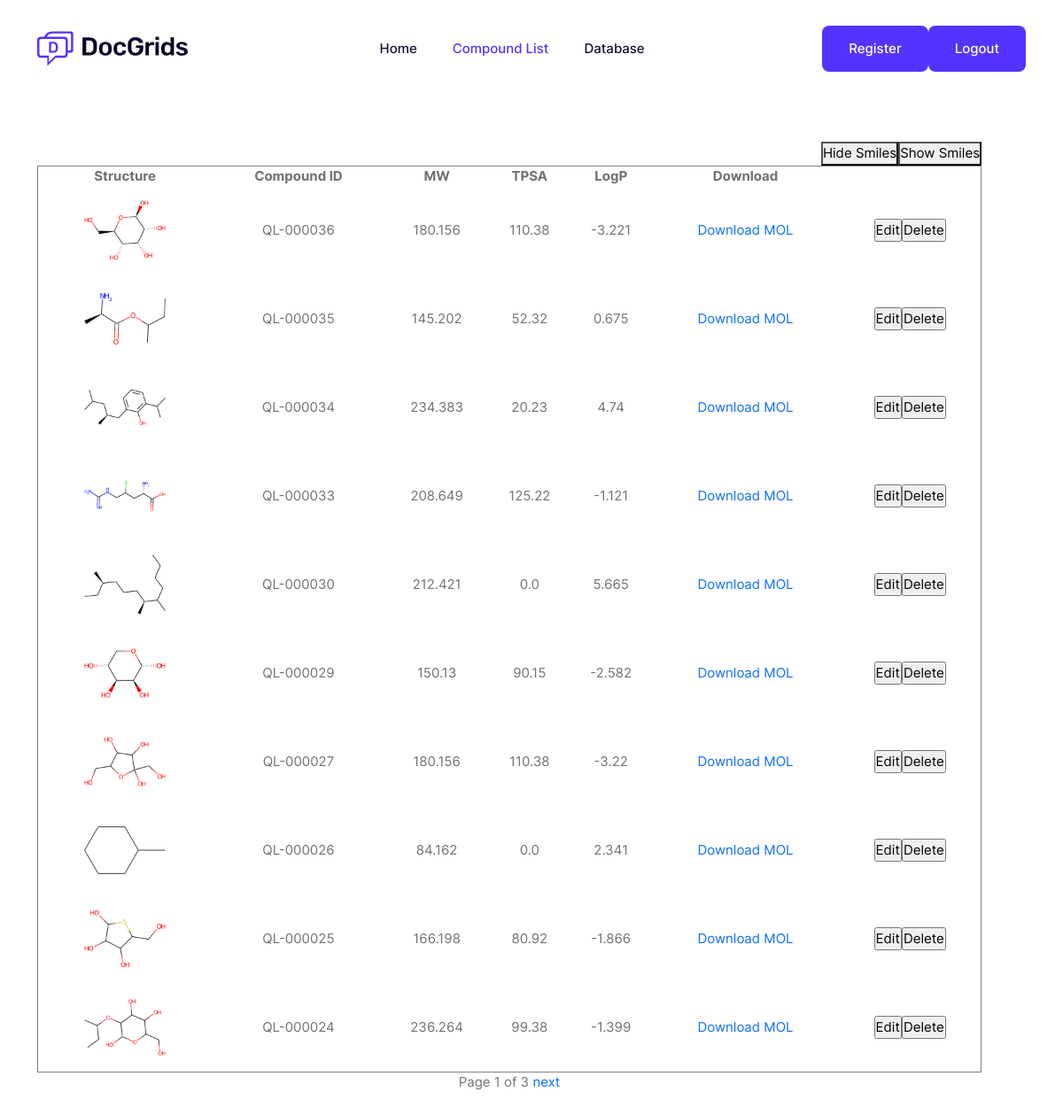
Page /compoundlist/ (signed in) on the earlier database version.
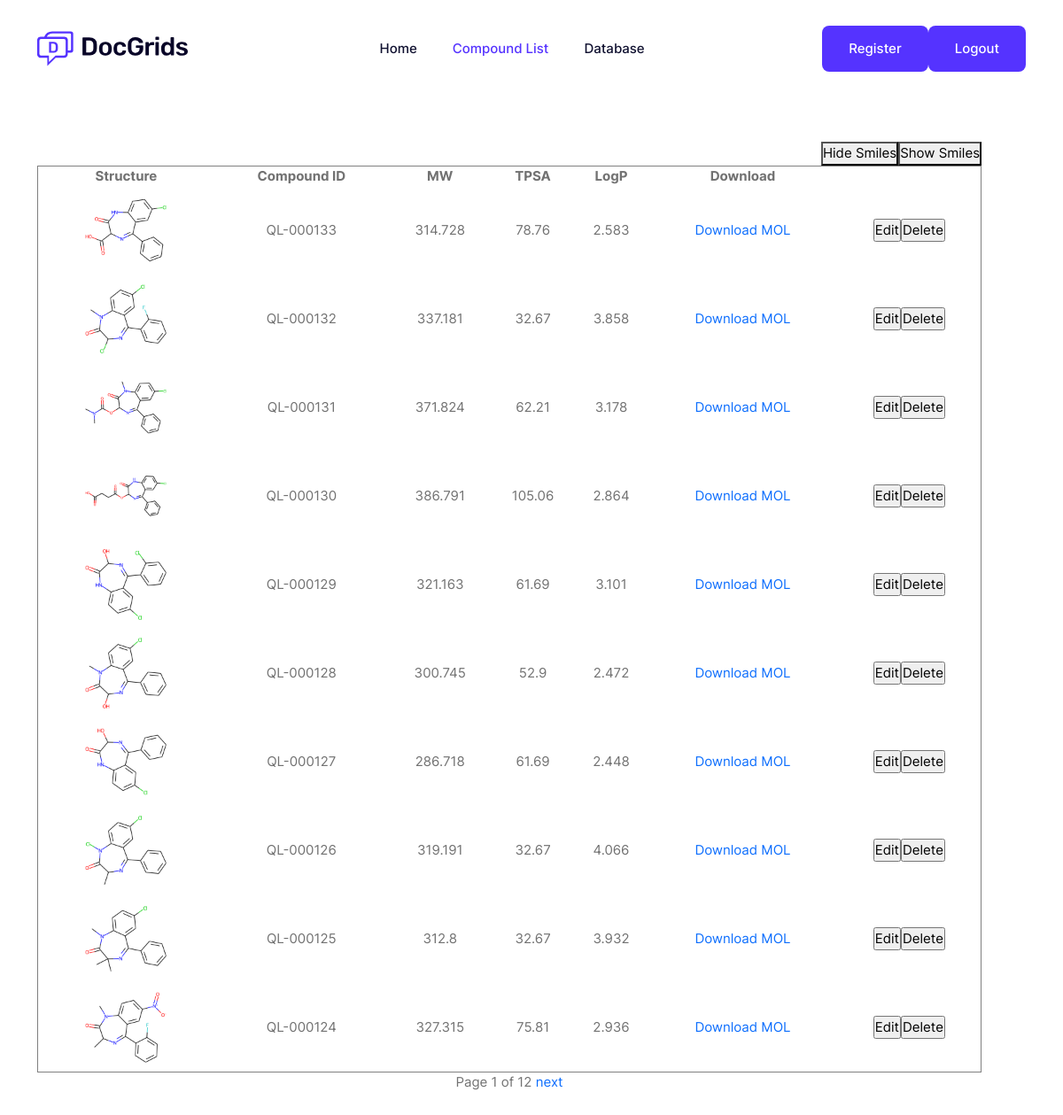
Same page on the later database version.
### mol_registration/models.py (models this page shows)
class mol_props(models.Model):
    compound_id = models.CharField(max_length=50)
    smiles = models.CharField(max_length=1000)
    mol_file = models.TextField()
    mol_file_path = models.CharField(max_length=500)
    MW = models.FloatField()
    xlogp = models.FloatField()
    TPSA = models.FloatField()
    img_file = models.CharField(max_length=500)
    fingerprint = models.TextField(default='')

### mol_registration/views.py (the view)
# urls.py: path('compoundlist/', mol_registration_view.compoundlist),
def compoundlist(request):
    if request.session.get('is_login'):
        mol_list = mol_props.objects.all().order_by('-compound_id')
        paginator = Paginator(mol_list, 10)
        page = request.GET.get('page',1)
        try:
            sublist = paginator.page(page)
        except PageNotAnInteger:
            sublist = paginator.page(1)
        except EmptyPage:
            sublist = paginator.page(paginator.num_pages)
        return render(request, "compoundlist.html", {"sublist": sublist})
    else:
        return redirect("/login/")

### register/template/compoundlist.html (shortened to what this page needs)
{% load static %}
<!DOCTYPE html>
<html class="no-js" lang="zxx">
<head>
<link rel="stylesheet" href="/static/css/bootstrap.min.css">
<link rel="stylesheet" href="/static/css/LineIcons.3.0.css">
<link rel="stylesheet" href="/static/css/animate.css">
<link rel="stylesheet" href="/static/css/tiny-slider.css">
<link rel="stylesheet" href="/static/css/main.css">
</head>
<header class="header navbar-area">
<div class="container">
<div class="row align-items-center">
<div class="col-lg-12">
<div class="nav-inner">
<nav class="navbar navbar-expand-lg">
<a class="navbar-brand" href="">
<img src="/static/picture/logo.svg" alt="Logo">
</a>
<div class="collapse navbar-collapse sub-menu-bar" id="navbarSupportedContent">
<ul id="nav" class="navbar-nav ms-auto">
<li class="nav-item">
<a href="/index" aria-label="Toggle navigation">Home</a>
</li>
<li class="nav-item">
<a href="/compoundlist" class="active" aria-label="Toggle navigation">Compound List</a>
</li>
<li class="nav-item">
<a href="/database" aria-label="Toggle navigation">Database</a>
</li>
</ul>
</div>
<div class="button">
<a href="/user_register" class="btn">Register</a>
</div>
<div class="button">
<a href="/logout" class="btn">Logout</a>
</div>
</nav>
</div>
</div>
</div>
</div>
</header>
<section class="hero-area" onLoad="javascript:document.compound_details.reset()">
<div class="container">
<div class="row align-items-center">
<div class="col-lg-12 col-md-12 col-12">
<div class="hero-content">
<div style="float: right">
<button onclick="hidesmiles()">Hide Smiles</button><button onclick="showsmiles()">Show Smiles</button>
</div>
<table name = 'compound_details' border="1" cellspacing="0" cellpadding="5" align="center" width="100%" >
	<tr style="text-align:center">
        <th>Structure</th>
		<th>Compound ID</th>
        <th>MW</th>
        <th>TPSA</th>
        <th>LogP</th>
        <th>Download</th>
	</tr>
     {%for item in sublist %}
	<tr>
            <td><img src="{{item.img_file}}" align="center"></td>
		    <td>{{item.compound_id}}</td>
            <td>{{item.MW}}</td>
            <td>{{item.TPSA}}</td>
            <td>{{item.xlogp}}</td>
            <td><a href="{{ item.mol_file_path }}">Download MOL</a></td>
            <td><a href="/edit_compound/?edit_compound_id={{item.compound_id}}"><input type="submit" value="Edit"></a><a href="/delete_compound/?delete_compound_id={{item.compound_id}}"><input type="submit" value="Delete"></a></td>
	</tr>
     {% endfor %}
</table>
<div>
    <center>
    <span style="margin:0 auto">
        <span class="current">
            Page {{ sublist.number }} of {{ sublist.paginator.num_pages }}
        </span>
        {% if sublist.has_next %}
            <a href="?page={{ sublist.next_page_number }}">next</a>
        {% endif %}
    </span>
    </center>
</div>
</div>
</div>
</div>
</div>
</section>
</body>
</html>

Differences in the rows shown:
no longer on this page (row unchanged): mol_props: img_file (picture), compound_id "QL-000036", MW "180.156", TPSA "110.38", xlogp "-3.221"
no longer on this page (row unchanged): mol_props: img_file (picture), compound_id "QL-000035", MW "145.202", TPSA "52.32", xlogp "0.675"
no longer on this page (row unchanged): mol_props: img_file (picture), compound_id "QL-000034", MW "234.383", TPSA "20.23", xlogp "4.74"
no longer on this page (row unchanged): mol_props: img_file (picture), compound_id "QL-000033", MW "208.649", TPSA "125.22", xlogp "-1.121"
no longer on this page (row unchanged): mol_props: img_file (picture), compound_id "QL-000030", MW "212.421", TPSA "0.0", xlogp "5.665"
no longer on this page (row unchanged): mol_props: img_file (picture), compound_id "QL-000029", MW "150.13", TPSA "90.15", xlogp "-2.582"
no longer on this page (row unchanged): mol_props: img_file (picture), compound_id "QL-000027", MW "180.156", TPSA "110.38", xlogp "-3.22"
removed mol_props: img_file (picture), compound_id "QL-000026", MW "84.162", TPSA "0.0", xlogp "2.341"
no longer on this page (row unchanged): mol_props: img_file (picture), compound_id "QL-000025", MW "166.198", TPSA "80.92", xlogp "-1.866"
no longer on this page (row unchanged): mol_props: img_file (picture), compound_id "QL-000024", MW "236.264", TPSA "99.38", xlogp "-1.399"
added mol_props: img_file (picture), compound_id "QL-000133", MW "314.728", TPSA "78.76", xlogp "2.583"
added mol_props: img_file (picture), compound_id "QL-000132", MW "337.181", TPSA "32.67", xlogp "3.858"
added mol_props: img_file (picture), compound_id "QL-000131", MW "371.824", TPSA "62.21", xlogp "3.178"
added mol_props: img_file (picture), compound_id "QL-000130", MW "386.791", TPSA "105.06", xlogp "2.864"
added mol_props: img_file (picture), compound_id "QL-000129", MW "321.163", TPSA "61.69", xlogp "3.101"
added mol_props: img_file (picture), compound_id "QL-000128", MW "300.745", TPSA "52.9", xlogp "2.472"
added mol_props: img_file (picture), compound_id "QL-000127", MW "286.718", TPSA "61.69", xlogp "2.448"
added mol_props: img_file (picture), compound_id "QL-000126", MW "319.191", TPSA "32.67", xlogp "4.066"
added mol_props: img_file (picture), compound_id "QL-000125", MW "312.8", TPSA "32.67", xlogp "3.932"
added mol_props: img_file (picture), compound_id "QL-000124", MW "327.315", TPSA "75.81", xlogp "2.936"
Other differences:
{{ sublist.paginator.num_pages }}: "3" → "12"
